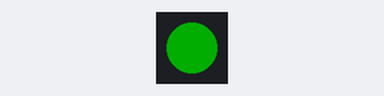
Bench run of a sketch on a simulated Arduino Uno, built for the host (arithmetic inside an expression is 32-bit, double 64-bit). On the bench: 1 RGB LEDs in strip order, left to right. Dim RGB values are drawn brighter than linear.

Above: at 0.2 s.
At 1.7 s:
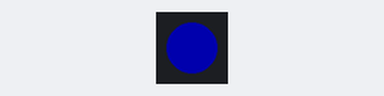
Timing chart, 0 to 3.0 s (numbered marks = the images above):
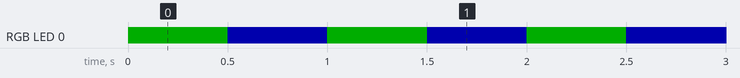

The sketch:

blink.ino
```cpp
#include <Arduino.h>
#include <Adafruit_NeoPixel.h>

const int neopixel_pin = PA4;
#define LED_COUNT 1

Adafruit_NeoPixel pixels(LED_COUNT, neopixel_pin, NEO_GRB + NEO_KHZ800);

void setup () {
  pixels.begin();
  pixels.setBrightness(50);
  pixels.setPixelColor(0, pixels.Color(255, 0, 0));
  pixels.show();
}

void loop() {
  pixels.setPixelColor(0, pixels.Color(0, 255, 0));
  pixels.show();
  delay(500);

  pixels.setPixelColor(0, pixels.Color(0, 0, 255));
  pixels.show();
  delay(500);
}
```

Measured:
- by itself, RGB LED 0: alternates RGB(0, 50, 0) for 0.50 s and RGB(0, 0, 50) for 0.50 s
